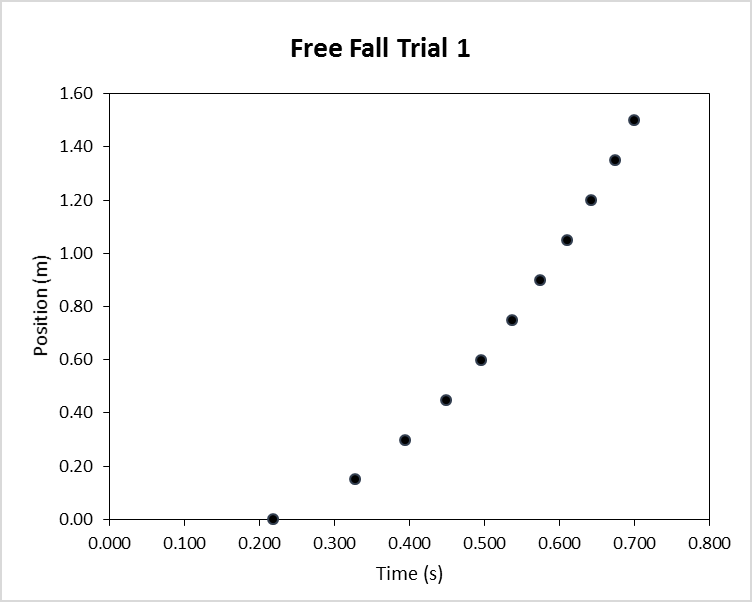
#> input picture images/3-1-freefall.png, 752 x 602 px
$ python -i read_axis_scale.py   (imports and definitions only)
#> lines starting #> are read from the running program, lines starting #| are printed output that depends on the picture; after the words box and inside, x2 and y2 are one past the last pixel; in counts of white or black regions, pixels touching at a corner belong together
#> further down, picture is the input picture: shape (602, 752, 3); mean B, G, R 250.3, 250.3, 250.3
# /// script
# requires-python = ">=3.11"
# dependencies = [
#   "numpy>=2.0",
#   "opencv-python-headless>=4.10",
#   "scipy>=1.14",
#   "scikit-image>=0.24",
#   "scikit-learn>=1.5",
#   "pillow>=10.4",
# ]
# ///
"""Crop the tick labels for the agent to read, then fit the pixel-to-value mapping it reads back.

With no values supplied this finds the ticks and the text beside them and writes one upscaled
composite per axis. Given `--x`/`--y` pixel=value pairs it fits the axis, decides linear against
logarithmic on the residual, and writes the axes section of the extraction.
"""

from __future__ import annotations

import argparse
import sys
from pathlib import Path

sys.path.insert(0, str(Path(__file__).resolve().parents[1] / "_lib"))

import cv2
import numpy as np

from pdkit import Overlay, Result, base_parser, finish, open_workspace, palette_colour, rect
from pdkit.imageio import write_image
from pdkit.ink import ink_mask

STAGE = "read-axis-scale"
UPSCALE = 3.0
TICK_REACH_FRACTION = 0.012
TICK_REACH_LIMIT = 12
TICK_WIDTH_FRACTION = 0.02
FRAME_COVERAGE = 0.7
LABEL_BAND_FRACTION = 0.16
JOIN_KERNEL_FRACTION = 0.004
TITLE_EXTENT_FRACTION = 0.6
LINE_THICKNESS = 5
LINE_ASPECT = 12
MIN_LABELS = 3
MAX_INTERIOR_LINES = 4
ROTATED_ASPECT = 1.8
LOG_MARGIN = 0.5
RESIDUAL_FRACTION = 0.01
RESIDUAL_FLOOR = 2.0
MAX_LISTED_TICKS = 16
CAPTION_WIDTH = 132


# [164 lines left out: functions main, _pairs_argument, _colour_argument, _survey, _survey_line, not called in this run]


def _carried(survey: dict) -> tuple[int, int]:
    return len(survey["labels"]), len(survey["ticks"])


# [64 lines left out: functions _interior_lines, _ticks, _tick_width, _edge, not called in this run]


def _along(box: dict, horizontal: bool) -> tuple[float, float]:
    """Where the axis starts and how far it runs, along its own direction."""
    return (box["x"], box["width"]) if horizontal else (box["y"], box["height"])


def _band(field: np.ndarray, line: float, sign: int, inner: int, outer: int) -> np.ndarray:
    low, high = sorted((int(line) + sign * inner, int(line) + sign * outer))
    return field[:, max(0, low) : min(field.shape[1], high)]


# [29 lines left out: functions _frame_edge, _clearance, _consecutive, not called in this run]


def _text_boxes(image: np.ndarray) -> list[dict]:
    """Word-sized boxes over the whole figure.

    Ported from the desktop client's axis-text search: a morphological gradient lifts every glyph
    edge, Otsu binarises it, and a wide closing joins the characters of one word into one blob.
    Overlapping blobs are then merged, as the text prototype did, so a minus sign and its digits
    do not arrive as two labels.
    """
    grey = cv2.cvtColor(image, cv2.COLOR_BGR2GRAY)
    gradient = cv2.morphologyEx(
        grey, cv2.MORPH_GRADIENT, cv2.getStructuringElement(cv2.MORPH_ELLIPSE, (3, 3))
    )
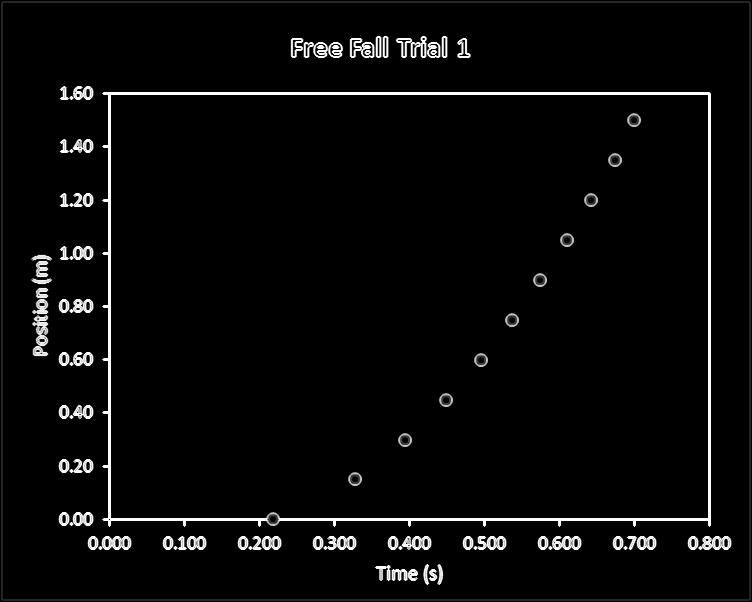
#> gradient: shape (602, 752); min 0, max 255, mean 9.1
    _, binary = cv2.threshold(gradient, 0, 255, cv2.THRESH_BINARY | cv2.THRESH_OTSU)
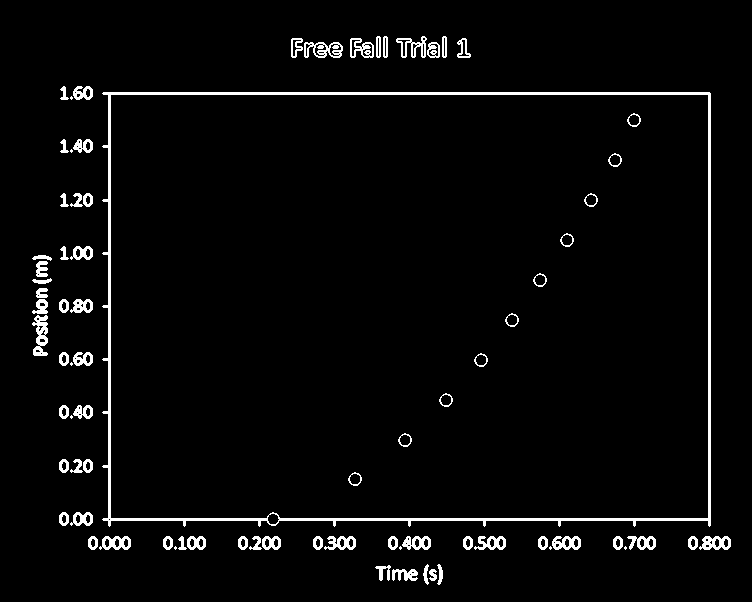
#> binary: shape (602, 752); 3.4% white; 79 white regions (8 under 20 px), largest, box (x1, y1, x2, y2) and area: (102, 92, 711, 527) 6458, (32, 315, 48, 356) 384, (304, 42, 343, 58) 352

    join = max(5, int(round(JOIN_KERNEL_FRACTION * max(image.shape[:2]))))
#> join = 5
    closed = cv2.morphologyEx(
        binary, cv2.MORPH_CLOSE, cv2.getStructuringElement(cv2.MORPH_RECT, (join, 1))
    )
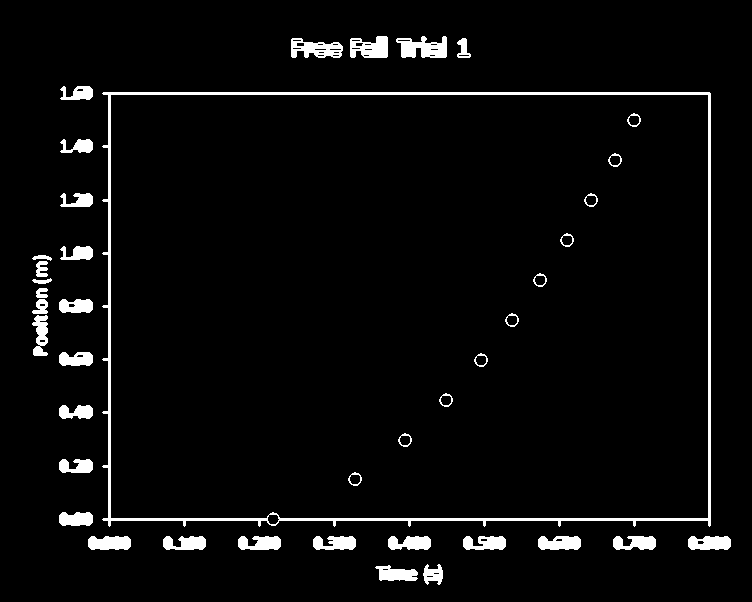
#> closed: shape (602, 752); 4.1% white; 41 white regions
    contours, _ = cv2.findContours(closed, cv2.RETR_EXTERNAL, cv2.CHAIN_APPROX_SIMPLE)
#> contours = 31 contours; largest, box (x1, y1, x2, y2) and area: (102, 92, 711, 527) 257916, (396, 36, 447, 58) 697, (291, 38, 343, 58) 666, (350, 36, 388, 58) 612, (688, 536, 731, 550) 479
#> (the run stopped early here; a loop or call above may not have finished)

$ run again, on images/Hysteresis-loop-of-cobalt-ferrite-samples-CF-CF300_30-and-CF600_180.png
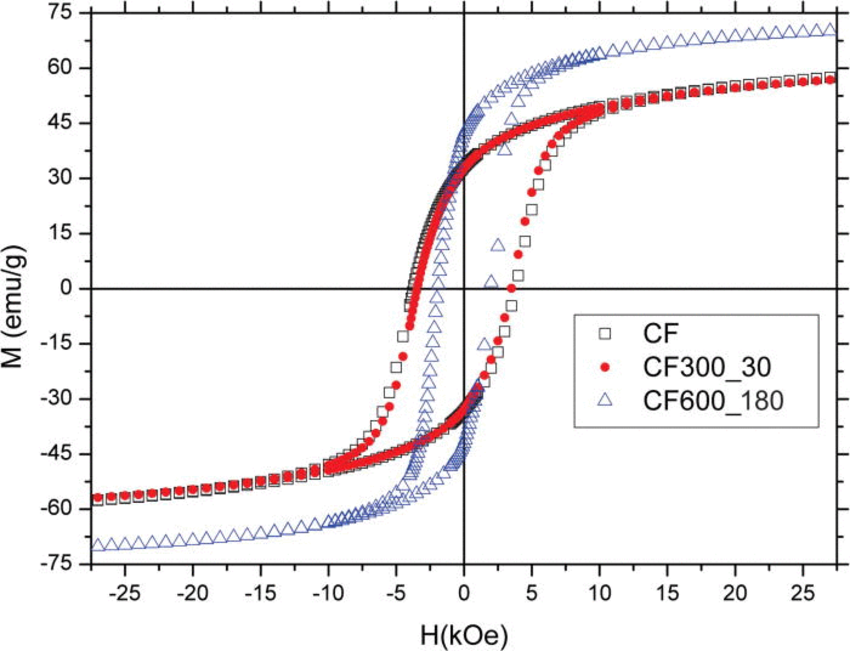
#> input picture images/Hysteresis-loop-of-cobalt-ferrite-samples-CF-CF300_30-and-CF600_180.png, 850 x 651 px
#> picture is the input picture: shape (651, 850, 3); mean B, G, R 240.8, 240, 242.9
#> in _text_boxes, `_, binary = cv2.threshold(gradient, 0, 255, cv2.THRESH_BINARY | cv2.TH..`:
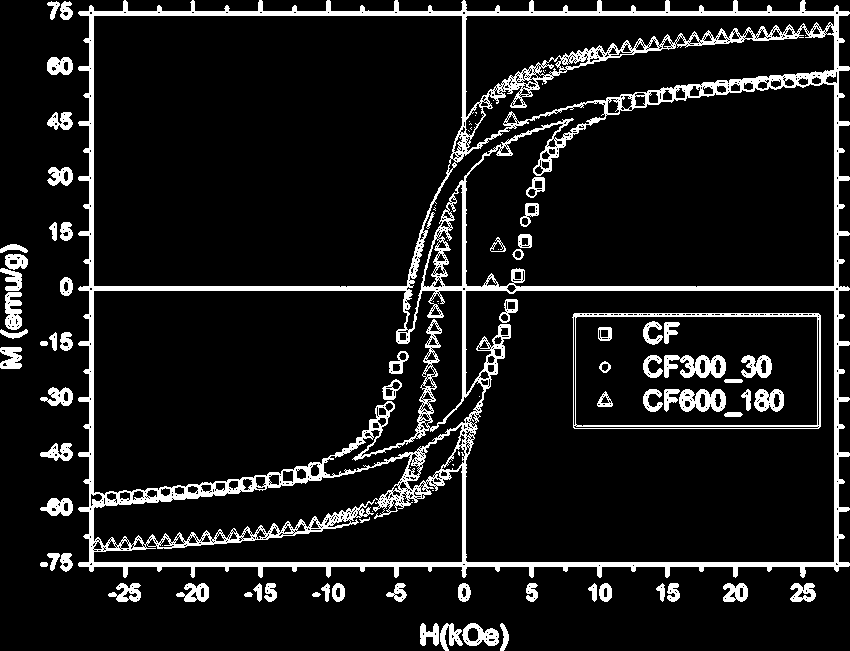
#> binary: shape (651, 850); 10.3% white; 97 white regions (26 under 20 px), largest, box (x1, y1, x2, y2) and area: (78, 0, 850, 578) 40163, (572, 313, 821, 429) 2139, (664, 355, 726, 378) 884
#> in _text_boxes, `closed = cv2.morphologyEx( binary, cv2.MORPH_CLOSE, cv2.getStructuring..`:
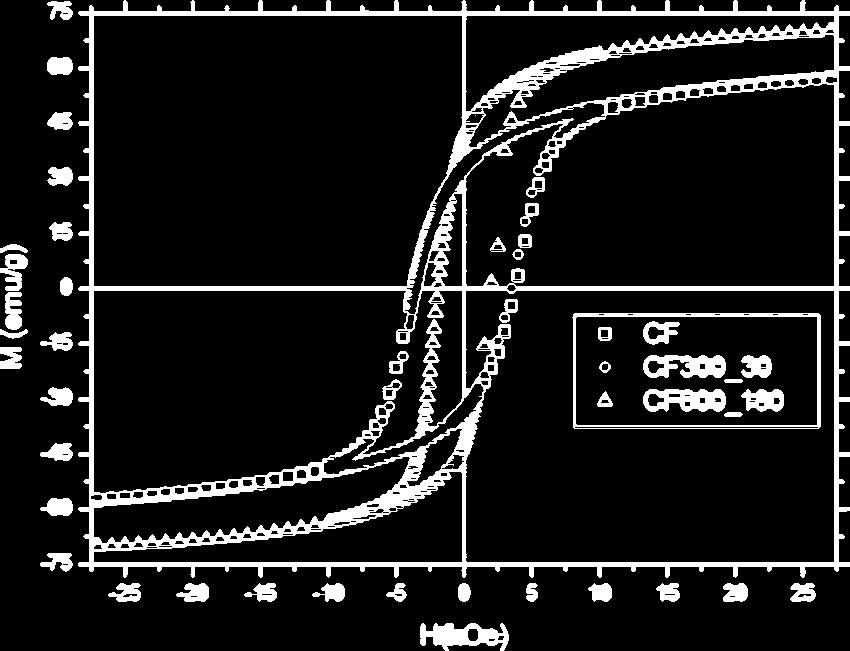
#> closed: shape (651, 850); 11.7% white; 49 white regions (1 under 20 px)
#> contours = 29 contours; largest, box (x1, y1, x2, y2) and area: (78, 0, 850, 578) 418513, (420, 623, 509, 651) 1478, (0, 254, 28, 291) 510, (5, 292, 22, 330) 441, (40, 498, 73, 516) 398

$ run again, on images/VLObject-2561-031201081203.png
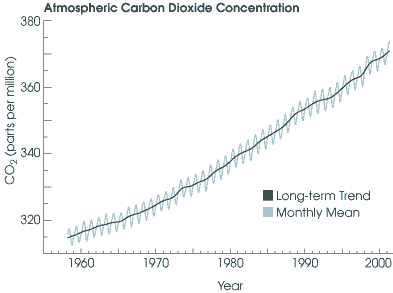
#> input picture images/VLObject-2561-031201081203.png, 393 x 293 px
#> picture is the input picture: shape (293, 393, 3); mean B, G, R 248.6, 248.3, 247.1
#> in _text_boxes, `_, binary = cv2.threshold(gradient, 0, 255, cv2.THRESH_BINARY | cv2.TH..`:
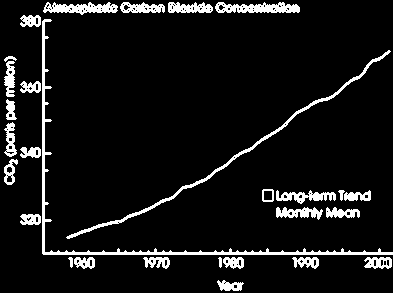
#> binary: shape (293, 393); 8.1% white; 29 white regions, largest, box (x1, y1, x2, y2) and area: (42, 19, 393, 255) 2075, (66, 50, 391, 239) 1199, (215, 2, 300, 13) 646
#> in _text_boxes, `closed = cv2.morphologyEx( binary, cv2.MORPH_CLOSE, cv2.getStructuring..`:
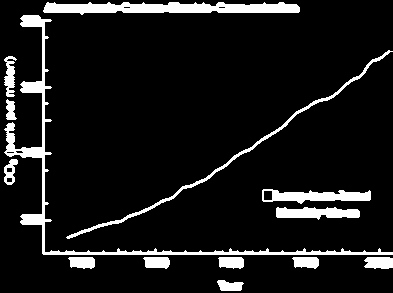
#> closed: shape (293, 393); 9.5% white; 14 white regions
#> contours = 14 contours; largest, box (x1, y1, x2, y2) and area: (4, 15, 393, 255) 2608, (43, 2, 300, 15) 2086, (262, 189, 371, 204) 905, (66, 50, 393, 239) 874, (276, 207, 360, 220) 683

$ run again, on images/data.png
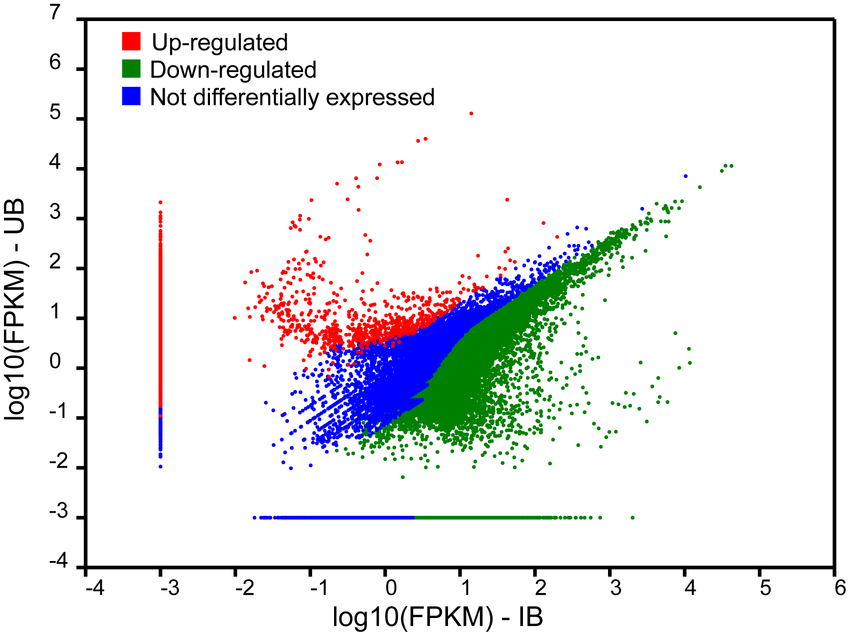
#> input picture images/data.png, 850 x 636 px
#> picture is the input picture: shape (636, 850, 3); mean B, G, R 235.7, 233.7, 232.8
#> in _text_boxes, `_, binary = cv2.threshold(gradient, 0, 255, cv2.THRESH_BINARY | cv2.TH..`:
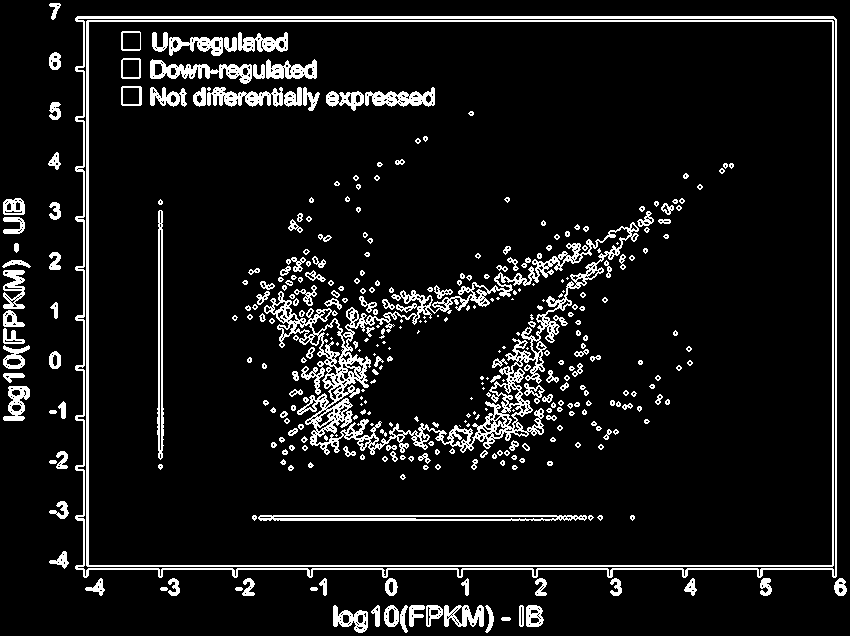
#> binary: shape (636, 850); 8.9% white in thin lines or dots
#> in _text_boxes, `closed = cv2.morphologyEx( binary, cv2.MORPH_CLOSE, cv2.getStructuring..`:
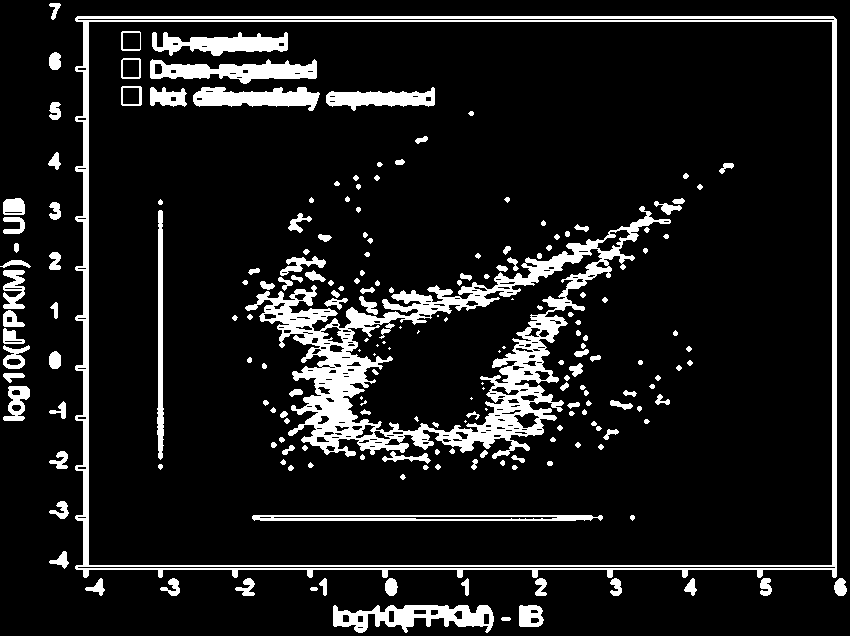
#> closed: shape (636, 850); 11.1% white; 201 white regions (21 under 20 px)
#> contours = 38 contours, 1 with area under 20; largest, box (x1, y1, x2, y2) and area: (75, 16, 837, 578) 417278, (333, 605, 494, 633) 2546, (3, 386, 30, 421) 528, (3, 270, 25, 309) 472, (519, 605, 544, 627) 456
